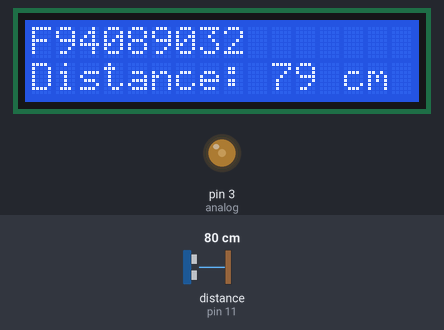
The sketch below on a simulated Arduino Uno, built with avr-gcc and run on an emulated ATmega328P. On the bench: 16×2 character LCD, output pins drawn as LEDs (lit = HIGH). Wiring (inferred from the names in the program): ultrasonic range finder: trigger pin 12; echo pin 11. Inputs (shaded band) come from the test bench; at power-on: distance to the obstacle (sensor on pin 11) 80 cm. The echo pulse lasts 58.3 µs per cm; pins used as bus, display or sensor lines are not drawn; what the sketch prints to the serial monitor is not drawn.

Above: at 1.2 s.
1.3 s: distance to the obstacle (sensor on pin 11) set to 60 cm
At 2.0 s:
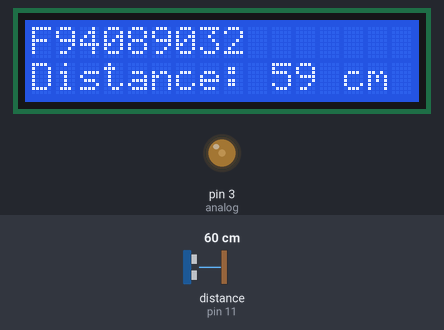
4.3 s: distance to the obstacle (sensor on pin 11) set to 2 cm
At 5.1 s:
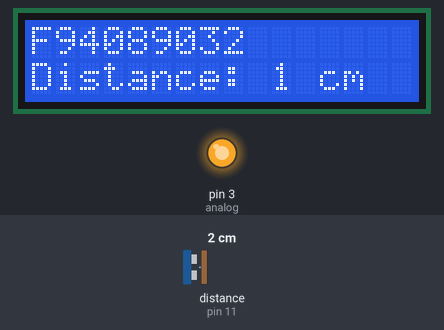
6.0 s: distance to the obstacle (sensor on pin 11) set to 9 cm
At 7.4 s:
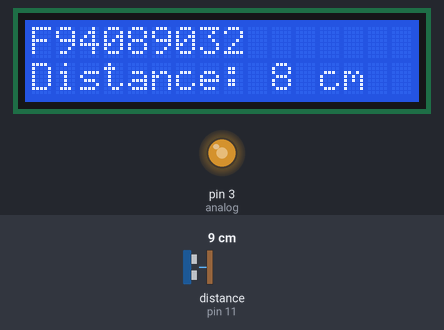
7.7 s: distance to the obstacle (sensor on pin 11) set to 35 cm
At 8.6 s:
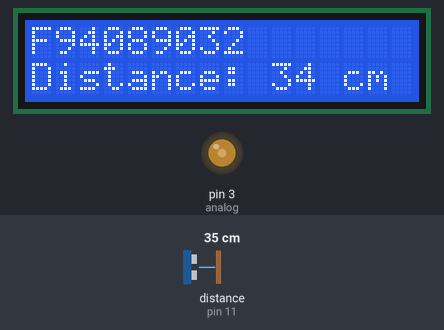
Timing chart, 0 to 10.7 s (numbered marks = the images above; inputs shaded):
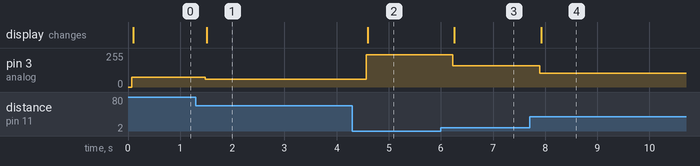

Measured:
- after the input at 1.3 s, pin 3 (analog): 75/255 → 59/255 after 0.18 s; the display: changes after 0.21 s (image 1)
- after the input at 4.3 s, pin 3 (analog): 59/255 → 243/255 after 0.27 s; the display: changes after 0.30 s (image 2)
- after the input at 6.0 s, pin 3 (analog): 243/255 → 159/255 after 0.23 s; the display: changes after 0.26 s (image 3)
- after the input at 7.7 s, pin 3 (analog): 159/255 → 103/255 after 0.20 s; the display: changes after 0.22 s (image 4)

The sketch:

lab1.ino
```cpp
// 當距離越近，duty cycle越高。
#include <LiquidCrystal_I2C.h>  //LCD_12
#include <Wire.h>

LiquidCrystal_I2C lcd(0x27, 16, 2);  //LCD

int trigPin = 12;  //Trig Pin
int echoPin = 11;  //Echo Pin
int analog = 3;
long duration, cm;
int duty_cycle;

void setup() {
    Serial.begin(9600);        // Serial Port begin
    pinMode(trigPin, OUTPUT);  // 定義輸入及輸出
    pinMode(echoPin, INPUT);
    lcd.init();
    lcd.backlight();
    lcd.clear();
}

void loop() {
    digitalWrite(trigPin, LOW);
    delayMicroseconds(5);
    digitalWrite(trigPin, HIGH);  // 給 Trig 高電位，持續 10微秒
    delayMicroseconds(10);
    digitalWrite(trigPin, LOW);

    pinMode(echoPin, INPUT);            // 讀取 echo 的電位
    duration = pulseIn(echoPin, HIGH);  // 收到高電位時的時間

    cm = (duration / 2) / 29.1;  // 將時間換算成距離 cm 或 inch

    duty_cycle = 255 - (255 / 20) * cm;  //0->255 20->0
    analogWrite(analog, duty_cycle);
    Serial.print("Distance : ");
    Serial.print(cm);
    Serial.print("cm");
    Serial.println();

    lcd.clear();
    lcd.setCursor(0, 0);
    lcd.print("F94089032");
    lcd.setCursor(0, 1);
    lcd.print("Distance: ");
    lcd.print(cm);
    lcd.print(" cm");
    delay(250);
}
```
